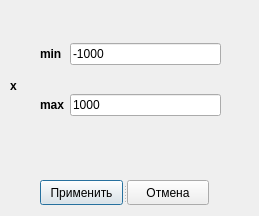
<?xml version="1.0" encoding="UTF-8"?>
<ui version="4.0">
 <class>CustomAxis</class>
 <widget class="QDialog" name="AxisWindow">
  <property name="geometry">
   <rect>
    <x>0</x>
    <y>0</y>
    <width>259</width>
    <height>216</height>
   </rect>
  </property>
  <property name="windowTitle">
   <string>Dialog</string>
  </property>
  <widget class="QWidget" name="gridLayoutWidget">
   <property name="geometry">
    <rect>
     <x>40</x>
     <y>20</y>
     <width>181</width>
     <height>121</height>
    </rect>
   </property>
   <layout class="QGridLayout" name="gridLayout">
    <item row="1" column="0">
     <widget class="QLabel" name="label_max_x">
      <property name="font">
       <font>
        <bold>true</bold>
       </font>
      </property>
      <property name="text">
       <string>max</string>
      </property>
     </widget>
    </item>
    <item row="1" column="1">
     <widget class="QLineEdit" name="max_x">
      <property name="text">
       <string>1000</string>
      </property>
     </widget>
    </item>
    <item row="0" column="0">
     <widget class="QLabel" name="label_min_x">
      <property name="font">
       <font>
        <bold>true</bold>
       </font>
      </property>
      <property name="text">
       <string>min</string>
      </property>
     </widget>
    </item>
    <item row="0" column="1">
     <widget class="QLineEdit" name="min_x">
      <property name="text">
       <string>-1000</string>
      </property>
     </widget>
    </item>
   </layout>
  </widget>
  <widget class="QLabel" name="label_err">
   <property name="geometry">
    <rect>
     <x>60</x>
     <y>150</y>
     <width>191</width>
     <height>20</height>
    </rect>
   </property>
   <property name="font">
    <font>
     <bold>true</bold>
    </font>
   </property>
   <property name="text">
    <string/>
   </property>
  </widget>
  <widget class="QLabel" name="label_x">
   <property name="geometry">
    <rect>
     <x>10</x>
     <y>60</y>
     <width>16</width>
     <height>51</height>
    </rect>
   </property>
   <property name="font">
    <font>
     <bold>true</bold>
    </font>
   </property>
   <property name="text">
    <string>x</string>
   </property>
  </widget>
  <widget class="QSplitter" name="splitter">
   <property name="geometry">
    <rect>
     <x>40</x>
     <y>180</y>
     <width>169</width>
     <height>25</height>
    </rect>
   </property>
   <property name="orientation">
    <enum>Qt::Horizontal</enum>
   </property>
   <widget class="QPushButton" name="pushButton_apply">
    <property name="text">
     <string>Применить</string>
    </property>
   </widget>
   <widget class="QPushButton" name="pushButton_cancel">
    <property name="text">
     <string>Отмена</string>
    </property>
   </widget>
  </widget>
 </widget>
 <resources/>
 <connections/>
</ui>
